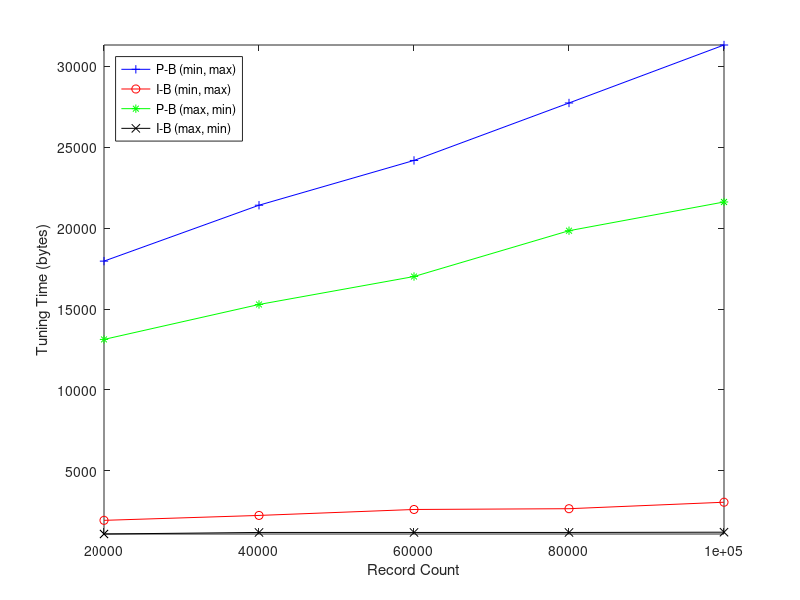

Write the MATLAB code that produced this figure.
x=[20000 40000 60000 80000 100000]

%P-B (Min, Max)
y1=[
    17964
    21420
    24188
    27740
    31324
]

%I-B (Min, Max)
y2=[
    1940
    2244
    2612
    2660
    3060
]

%P-B (Max, Min)
y3=[
    13124
    15284
    17012
    19844
    21620
]

%I-B (Max, Min)
y4=[
    1096
    1192
    1192
    1192
    1208
]


plot(x, y1, 'b-+', x, y2, 'r-o', x, y3, 'g-*', x, y4, 'k-x');
ylabel('Tuning Time (bytes)');
xlabel('Record Count');
legend('P-B (min, max)', 'I-B (min, max)', 'P-B (max, min)', 'I-B (max, min)', 'location', 'NorthWest');
axis tight
set(gca, 'XTick', x)
%title('Execution Time vs Image Size');
%print -deps execution_time.eps